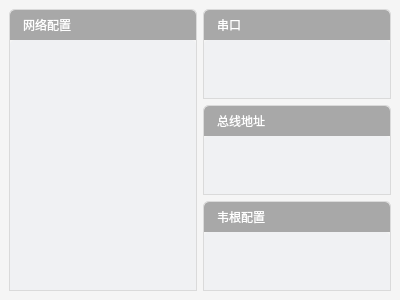
<?xml version="1.0" encoding="UTF-8"?>
<ui version="4.0">
 <class>TabConnetInfoForm</class>
 <widget class="QWidget" name="TabConnetInfoForm">
  <property name="geometry">
   <rect>
    <x>0</x>
    <y>0</y>
    <width>400</width>
    <height>300</height>
   </rect>
  </property>
  <property name="windowTitle">
   <string>Form</string>
  </property>
  <layout class="QGridLayout" name="gridLayout_3">
   <property name="leftMargin">
    <number>0</number>
   </property>
   <property name="topMargin">
    <number>0</number>
   </property>
   <property name="rightMargin">
    <number>0</number>
   </property>
   <property name="bottomMargin">
    <number>0</number>
   </property>
   <item row="0" column="0">
    <widget class="QFrame" name="frame">
     <property name="styleSheet">
      <string notr="true">.QFrame
{
	background-color: rgb(245, 245, 245);
}</string>
     </property>
     <property name="frameShape">
      <enum>QFrame::NoFrame</enum>
     </property>
     <property name="frameShadow">
      <enum>QFrame::Raised</enum>
     </property>
     <layout class="QGridLayout" name="gridLayout_2">
      <item row="0" column="0">
       <layout class="QVBoxLayout" name="verticalLayout_6">
        <item>
         <widget class="QWidget" name="widget_5" native="true">
          <property name="styleSheet">
           <string notr="true">.QWidget
{
	border: 1px solid rgb(218,218,218);
	border-top-right-radius: 5px;
	border-top-left-radius: 5px;
}
</string>
          </property>
          <layout class="QVBoxLayout" name="verticalLayout_3">
           <property name="spacing">
            <number>0</number>
           </property>
           <property name="leftMargin">
            <number>1</number>
           </property>
           <property name="topMargin">
            <number>1</number>
           </property>
           <property name="rightMargin">
            <number>1</number>
           </property>
           <property name="bottomMargin">
            <number>1</number>
           </property>
           <item>
            <widget class="QLabel" name="label_8">
             <property name="minimumSize">
              <size>
               <width>0</width>
               <height>30</height>
              </size>
             </property>
             <property name="maximumSize">
              <size>
               <width>16777215</width>
               <height>30</height>
              </size>
             </property>
             <property name="styleSheet">
              <string notr="true">font: 10pt &quot;微软雅黑&quot;;
color: rgb(255, 255, 255);
background-color: rgb(168, 168, 168);
padding: 3px 3px 3px 10px;
border: none;
border-top-right-radius: 5px;
border-top-left-radius: 5px;
</string>
             </property>
             <property name="text">
              <string>网络配置</string>
             </property>
            </widget>
           </item>
           <item>
            <widget class="QWidget" name="widget_6" native="true">
             <property name="styleSheet">
              <string notr="true">.QWidget
{
	border: none;
	background-color: rgb(240, 241, 243);
}</string>
             </property>
            </widget>
           </item>
          </layout>
         </widget>
        </item>
       </layout>
      </item>
      <item row="0" column="1">
       <layout class="QVBoxLayout" name="verticalLayout">
        <item>
         <widget class="QWidget" name="widget" native="true">
          <property name="styleSheet">
           <string notr="true">.QWidget
{
	border: 1px solid rgb(218,218,218);
	border-top-right-radius: 5px;
	border-top-left-radius: 5px;
}</string>
          </property>
          <layout class="QGridLayout" name="gridLayout">
           <property name="leftMargin">
            <number>1</number>
           </property>
           <property name="topMargin">
            <number>1</number>
           </property>
           <property name="rightMargin">
            <number>1</number>
           </property>
           <property name="bottomMargin">
            <number>1</number>
           </property>
           <property name="verticalSpacing">
            <number>0</number>
           </property>
           <item row="0" column="0">
            <widget class="QLabel" name="label_6">
             <property name="minimumSize">
              <size>
               <width>0</width>
               <height>30</height>
              </size>
             </property>
             <property name="maximumSize">
              <size>
               <width>16777215</width>
               <height>30</height>
              </size>
             </property>
             <property name="styleSheet">
              <string notr="true">font: 10pt &quot;微软雅黑&quot;;
color: rgb(255, 255, 255);
background-color: rgb(168, 168, 168);
padding: 3px 3px 3px 10px;
border: none;
border-top-right-radius: 5px;
border-top-left-radius: 5px;</string>
             </property>
             <property name="text">
              <string>串口</string>
             </property>
            </widget>
           </item>
           <item row="1" column="0">
            <widget class="QWidget" name="widget_2" native="true">
             <property name="styleSheet">
              <string notr="true">.QWidget
{
	border: none;
	background-color: rgb(240, 241, 243);
}</string>
             </property>
            </widget>
           </item>
          </layout>
         </widget>
        </item>
        <item>
         <widget class="QWidget" name="widget_3" native="true">
          <property name="styleSheet">
           <string notr="true">.QWidget
{
	border: 1px solid rgb(218,218,218);
	border-top-right-radius: 5px;
	border-top-left-radius: 5px;
}
</string>
          </property>
          <layout class="QVBoxLayout" name="verticalLayout_2">
           <property name="spacing">
            <number>0</number>
           </property>
           <property name="leftMargin">
            <number>1</number>
           </property>
           <property name="topMargin">
            <number>1</number>
           </property>
           <property name="rightMargin">
            <number>1</number>
           </property>
           <property name="bottomMargin">
            <number>1</number>
           </property>
           <item>
            <widget class="QLabel" name="label_7">
             <property name="minimumSize">
              <size>
               <width>0</width>
               <height>30</height>
              </size>
             </property>
             <property name="maximumSize">
              <size>
               <width>16777215</width>
               <height>30</height>
              </size>
             </property>
             <property name="styleSheet">
              <string notr="true">font: 10pt &quot;微软雅黑&quot;;
color: rgb(255, 255, 255);
background-color: rgb(168, 168, 168);
padding: 3px 3px 3px 10px;
border: none;
border-top-right-radius: 5px;
border-top-left-radius: 5px;
</string>
             </property>
             <property name="text">
              <string>总线地址</string>
             </property>
            </widget>
           </item>
           <item>
            <widget class="QWidget" name="widget_4" native="true">
             <property name="styleSheet">
              <string notr="true">.QWidget
{
	border: none;
	background-color: rgb(240, 241, 243);
}</string>
             </property>
            </widget>
           </item>
          </layout>
         </widget>
        </item>
        <item>
         <widget class="QWidget" name="widget_9" native="true">
          <property name="styleSheet">
           <string notr="true">.QWidget
{
	border: 1px solid rgb(218,218,218);
	border-top-right-radius: 5px;
	border-top-left-radius: 5px;
}
</string>
          </property>
          <layout class="QVBoxLayout" name="verticalLayout_5">
           <property name="spacing">
            <number>0</number>
           </property>
           <property name="leftMargin">
            <number>1</number>
           </property>
           <property name="topMargin">
            <number>1</number>
           </property>
           <property name="rightMargin">
            <number>1</number>
           </property>
           <property name="bottomMargin">
            <number>1</number>
           </property>
           <item>
            <widget class="QLabel" name="label_10">
             <property name="minimumSize">
              <size>
               <width>0</width>
               <height>30</height>
              </size>
             </property>
             <property name="maximumSize">
              <size>
               <width>16777215</width>
               <height>30</height>
              </size>
             </property>
             <property name="styleSheet">
              <string notr="true">font: 10pt &quot;微软雅黑&quot;;
color: rgb(255, 255, 255);
background-color: rgb(168, 168, 168);
padding: 3px 3px 3px 10px;
border: none;
border-top-right-radius: 5px;
border-top-left-radius: 5px;
</string>
             </property>
             <property name="text">
              <string>韦根配置</string>
             </property>
            </widget>
           </item>
           <item>
            <widget class="QWidget" name="widget_10" native="true">
             <property name="styleSheet">
              <string notr="true">.QWidget
{
	border: none;
	background-color: rgb(240, 241, 243);
}</string>
             </property>
            </widget>
           </item>
          </layout>
         </widget>
        </item>
       </layout>
      </item>
     </layout>
    </widget>
   </item>
  </layout>
 </widget>
 <resources/>
 <connections/>
</ui>
